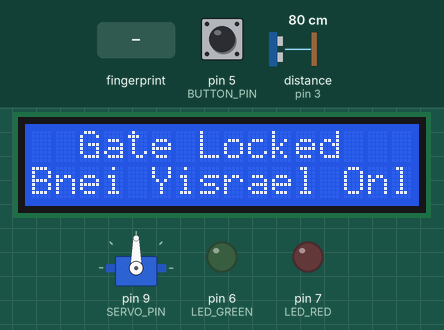
Recording of a sketch running on a simulated Arduino Uno, built with avr-gcc and run on an emulated ATmega328P. Parts: servo, 16×2 character LCD, output pins drawn as LEDs (lit = HIGH). Wiring (inferred from the names in the program): ultrasonic range finder: trigger pin 2; echo pin 3. Dashed ring = blinking. The test bench sets the inputs (shaded band); at power-on: pin 5 (BUTTON_PIN) HIGH, distance to the obstacle (sensor on pin 3) 80 cm. The echo pulse lasts 58.3 µs per cm; pins used as bus, display or sensor lines are not drawn; what the sketch prints to the serial monitor is not drawn.

Above: at 2.8 s.
2.9 s: pin 5 (BUTTON_PIN) pulled LOW for 0.15 s
At 3.4 s:
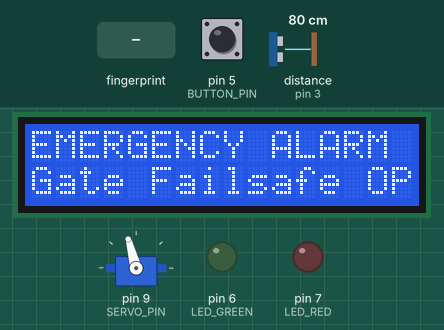
3.6 s: pin 5 (BUTTON_PIN) pulsed LOW 5 times (0.12 s each, 0.3 s apart)
At 5.0 s:
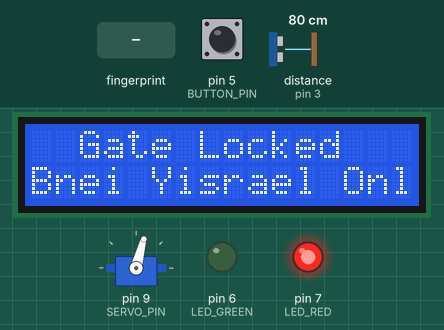
6.7 s: distance to the obstacle (sensor on pin 3) set to 2 cm
At 7.3 s:
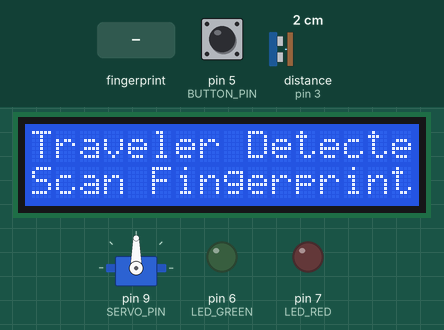
8.3 s: finger stored as number 1 placed on the sensor
At 10.2 s:
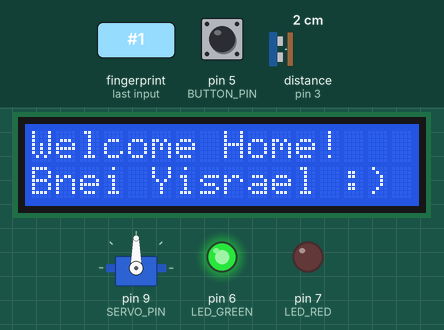
11.3 s: pin 5 (BUTTON_PIN) pulled LOW for 1 s
At 11.62 s:
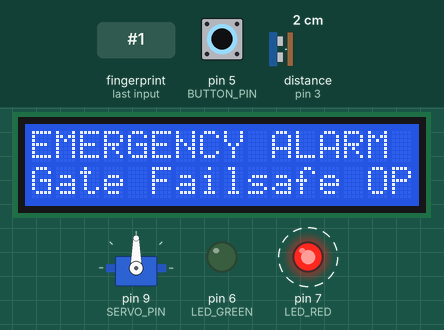
12.9 s: pin 5 (BUTTON_PIN) pulled LOW for 0.15 s
At 13.3 s:
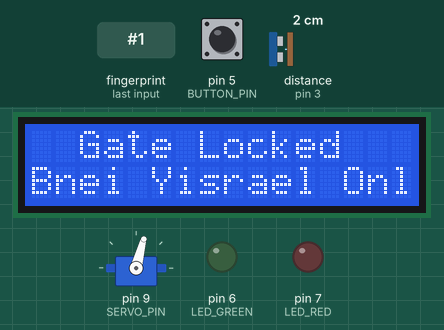
Timing chart, 0 to 15.9 s (numbered marks = the images above; inputs shaded):
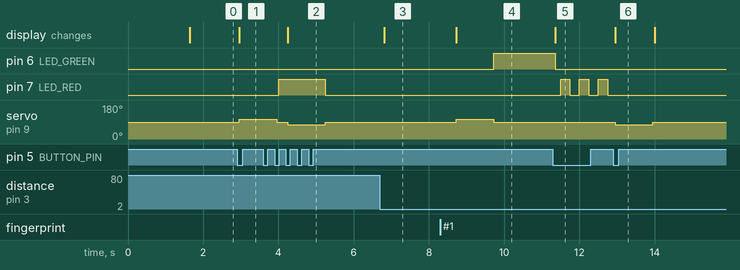

The sketch:

Smart_Exodus_Gate.ino
```cpp
/**
 * Project: Biometric Border Gate to Israel (Exodus 3) - PHYSICAL HARDWARE VERSION
 * Course: Automation & Computer Integrated Manufacturing, BGU
 *
 * Description:
 * This code is optimized and cleaned specifically for the PHYSICAL hardware.
 * All simulation code has been removed.
 * Memory optimizations have been applied to fit on Arduino Uno (ATmega328P).
 *
 * WIRING INSTRUCTIONS:
 *  - AS608 Fingerprint Sensor:
 *    * VCC -> 5V (or 3.3V depending on AS608 module specs, check datasheet!)
 *    * GND -> GND
 *    * TX of sensor -> Pin 8 (Arduino RX)
 *    * RX of sensor -> Pin 11 (Arduino TX via a voltage divider if 3.3V logic is required)
 *  - HC-SR04 Ultrasonic Sensor:
 *    * VCC -> 5V
 *    * GND -> GND
 *    * Trig -> Pin 2
 *    * Echo -> Pin 3
 *  - IR Receiver:
 *    * VCC -> 5V
 *    * GND -> GND
 *    * OUT -> Pin 4
 *  - Emergency Pushbutton:
 *    * One terminal -> Pin 5
 *    * Other terminal -> GND (Internal pullup is enabled in code)
 *  - LEDs:
 *    * Green LED -> Pin 6 (via 220 ohm resistor to GND)
 *    * Red LED -> Pin 7 (via 220 ohm resistor to GND)
 *  - Servo Gate Motor:
 *    * Signal (Orange/Yellow) -> Pin 9
 *    * VCC (Red) -> 5V
 *    * GND (Brown/Black) -> GND
 *  - LCD I2C Screen:
 *    * SDA -> Pin A4
 *    * SCL -> Pin A5
 *    * VCC -> 5V
 *    * GND -> GND
 */

// ==========================================
// MEMORY OPTIMIZATION FOR IRREMOTE
// ==========================================
// Defining DECODE_NEC before including IRremote.h disables all other
// protocols (Sony, Panasonic, etc.) saving up to 8KB of Flash and lots of SRAM.
#define DECODE_NEC

#include <Wire.h>
#include <LiquidCrystal_I2C.h>
#include <IRremote.h>
#include <Servo.h>
#include <SoftwareSerial.h>
#include <Adafruit_Fingerprint.h>

// ==========================================
// PIN DEFINITIONS
// ==========================================
const int TRIG_PIN       = 2;   // Ultrasonic Trigger
const int ECHO_PIN       = 3;   // Ultrasonic Echo
const int IR_RECV_PIN    = 4;   // IR Receiver
const int BUTTON_PIN     = 5;   // Emergency Button (Internal pullup)
const int LED_GREEN      = 6;   // Access Granted LED
const int LED_RED        = 7;   // Access Denied LED
const int SERVO_PIN      = 9;   // Servo Gate Motor

// Fingerprint Serial Pins (Software Serial)
const int FINGER_RX_PIN  = 8;   // Connect to TX of AS608 sensor (Arduino RX)
const int FINGER_TX_PIN  = 11;  // Connect to RX of AS608 sensor (Arduino TX)

// ==========================================
// CONSTANTS & OBJECTS
// ==========================================
const long DISTANCE_THRESHOLD = 50;     // Detection distance in cm
const unsigned long TIMEOUT_SCAN   = 10000; // 10 seconds scan timeout
const unsigned long TIMEOUT_OPEN   = 5000;  // 5 seconds gate open duration
const unsigned long TIMEOUT_DENIED = 3000;  // 3 seconds denied lock duration
const unsigned long TIMEOUT_ADMIN  = 10000; // 10 seconds admin open duration

LiquidCrystal_I2C lcd(0x27, 16, 2);
Servo gateServo;
SoftwareSerial fingerSerial(FINGER_RX_PIN, FINGER_TX_PIN);
Adafruit_Fingerprint finger = Adafruit_Fingerprint(&fingerSerial);

// Auto-detect if using new IRremote library (v3.x+) or legacy (v2.x)
#if defined(VERSION_MAJOR) || defined(VERSION_IRREMOTE) || defined(IrReceiver)
  #define NEW_IRREMOTE
#endif

#ifndef NEW_IRREMOTE
  IRrecv irrecv(IR_RECV_PIN);
  decode_results irResults;
#endif

// ==========================================
// STATE MACHINE DEFINITIONS
// ==========================================
enum SystemState {
  STATE_IDLE,
  STATE_WAITING_FOR_SCAN,
  STATE_ACCESS_GRANTED,
  STATE_ACCESS_DENIED,
  STATE_ADMIN_OVERRIDE,
  STATE_EMERGENCY
};

SystemState currentState = STATE_IDLE;
unsigned long stateStartTime = 0;
bool isGateOpen = false; // Tracks if the 360-degree servo gate is currently open

// Non-blocking timer variables
unsigned long lastDistanceCheck = 0;
const unsigned long DISTANCE_CHECK_INTERVAL = 250; // Check distance 4 times a second
long currentDistance = 999;

// Button state variables (for debouncing)
bool lastButtonState = HIGH;
unsigned long lastDebounceTime = 0;
const unsigned long DEBOUNCE_DELAY = 50;

// ==========================================
// FUNCTION PROTOTYPES
// ==========================================
long readUltrasonicDistance();
bool checkIROverride();
bool checkButtonPress();
int getFingerprintStatus();
void updateActuators(int state);

// ==========================================
// ARDUINO SETUP
// ==========================================
void setup() {
  Serial.begin(9600);
  Serial.println(F("[SYSTEM START] Biometric Border Gate Initializing (Physical Hardware)..."));

  // Configure standard I/O pins
  pinMode(TRIG_PIN, OUTPUT);
  pinMode(ECHO_PIN, INPUT);
  pinMode(BUTTON_PIN, INPUT_PULLUP);
  pinMode(LED_GREEN, OUTPUT);
  pinMode(LED_RED, OUTPUT);

  // Initialize Servo
  gateServo.attach(SERVO_PIN);
  gateServo.write(90); // Stop 360 servo initially on boot

  // Initialize LCD
  lcd.init();
  lcd.backlight();

  // Initialize IR Receiver
#ifdef NEW_IRREMOTE
  IrReceiver.begin(IR_RECV_PIN, ENABLE_LED_FEEDBACK);
#else
  irrecv.enableIRIn();
#endif

  // Initialize AS608 Fingerprint Reader
  finger.begin(57600);
  delay(500);
  if (finger.verifyPassword()) {
    Serial.println(F("[BIOMETRIC] AS608 Fingerprint Sensor Detected successfully!"));
  } else {
    Serial.println(F("[BIOMETRIC ERROR] AS608 Fingerprint Sensor NOT found. Check wiring."));
  }

  // Set initial state
  updateActuators(STATE_IDLE);
  Serial.println(F("=== SYSTEM READY ==="));
}

// ==========================================
// ARDUINO MAIN LOOP
// ==========================================
void loop() {
  unsigned long currentTime = millis();

  // 1. Non-blocking Distance Measurement (Ultrasonic)
  if (currentTime - lastDistanceCheck >= DISTANCE_CHECK_INTERVAL) {
    lastDistanceCheck = currentTime;
    currentDistance = readUltrasonicDistance();

    // Print distance to Serial Monitor for debugging (every 1 second)
    static unsigned long lastDistancePrint = 0;
    if (currentTime - lastDistancePrint >= 1000) {
      lastDistancePrint = currentTime;
      Serial.print(F("[DEBUG] Distance: "));
      Serial.print(currentDistance);
      Serial.println(F(" cm"));
    }
  }

  // 2. Check Emergency Button Press
  if (checkButtonPress()) {
    if (currentState == STATE_EMERGENCY) {
      Serial.println(F("[BUTTON] Resetting from emergency mode..."));
      currentState = STATE_IDLE;
      updateActuators(currentState);
    } else {
      Serial.println(F("[BUTTON] Emergency button pressed!"));
      currentState = STATE_EMERGENCY;
      updateActuators(currentState);
    }
  }

  // 3. Check Admin IR Override (Bypass) - disabled during emergency
  if (currentState != STATE_EMERGENCY && checkIROverride()) {
    currentState = STATE_ADMIN_OVERRIDE;
    updateActuators(currentState);
  }

  // 4. State Machine transitions
  switch (currentState) {

    case STATE_IDLE:
      // Distance monitoring during testing
      if (currentDistance <= DISTANCE_THRESHOLD) {
        Serial.print(F("[SYSTEM] Traveler detected at: "));
        Serial.print(currentDistance);
        Serial.println(F(" cm."));
        currentState = STATE_WAITING_FOR_SCAN;
        updateActuators(currentState);
      }
      break;

    case STATE_WAITING_FOR_SCAN:
      // Check if traveler walked away (hysteresis of +20cm)
      if (currentDistance > DISTANCE_THRESHOLD + 20) {
        if (currentTime - stateStartTime >= 5000) { // Walked away for >5s
          Serial.println(F("[SYSTEM] Traveler walked away. Resetting to IDLE."));
          currentState = STATE_IDLE;
          updateActuators(currentState);
          break;
        }
      } else {
        // Reset timeout while traveler remains close
        stateStartTime = currentTime;
      }

      // Check for scan timeout
      if (currentTime - stateStartTime >= TIMEOUT_SCAN) {
        Serial.println(F("[SYSTEM] Scanning timeout reached."));
        currentState = STATE_IDLE;
        updateActuators(currentState);
        break;
      }

      // Read physical fingerprint sensor
      int scanStatus;
      scanStatus = getFingerprintStatus();

      if (scanStatus >= 0) {
        // Authorized traveler (ID matched)
        currentState = STATE_ACCESS_GRANTED;
        updateActuators(currentState);
      }
      else if (scanStatus == -2) {
        // Unauthorized traveler (Stranger)
        currentState = STATE_ACCESS_DENIED;
        updateActuators(currentState);
      }
      break;

    case STATE_ACCESS_GRANTED:
      // Keep gate open for TIMEOUT_OPEN, then close
      if (currentTime - stateStartTime >= TIMEOUT_OPEN) {
        Serial.println(F("[SYSTEM] Welcome timeout completed. Closing gate."));
        currentState = STATE_IDLE;
        updateActuators(currentState);
      }
      break;

    case STATE_ACCESS_DENIED:
      // Show denied screen for TIMEOUT_DENIED, then reset
      if (currentTime - stateStartTime >= TIMEOUT_DENIED) {
        Serial.println(F("[SYSTEM] Denied lock timeout completed. Resetting."));
        currentState = STATE_IDLE;
        updateActuators(currentState);
      }
      break;

    case STATE_ADMIN_OVERRIDE:
      // Keep gate open for TIMEOUT_ADMIN, then close
      if (currentTime - stateStartTime >= TIMEOUT_ADMIN) {
        Serial.println(F("[SYSTEM] Admin override timeout completed. Closing gate."));
        currentState = STATE_IDLE;
        updateActuators(currentState);
      }
      break;

    case STATE_EMERGENCY:
      // Flash Red LED at 2Hz (non-blocking)
      if ((currentTime / 250) % 2 == 0) {
        digitalWrite(LED_RED, HIGH);
      } else {
        digitalWrite(LED_RED, LOW);
      }
      break;
  }
}

// ==========================================
// CORE HARDWARE FUNCTIONS
// ==========================================

long readUltrasonicDistance() {
  digitalWrite(TRIG_PIN, LOW);
  delayMicroseconds(2);
  digitalWrite(TRIG_PIN, HIGH);
  delayMicroseconds(10);
  digitalWrite(TRIG_PIN, LOW);

  // Measure echo pulse (30ms timeout = ~5 meters maximum distance)
  long duration = pulseIn(ECHO_PIN, HIGH, 30000);
  if (duration == 0) {
    return 999;
  }
  return duration / 58; // Convert pulse duration to cm
}

bool checkIROverride() {
#ifdef NEW_IRREMOTE
  if (IrReceiver.decode()) {
    unsigned long irCode = IrReceiver.decodedIRData.decodedRawData;
    if (irCode == 0) {
      irCode = IrReceiver.decodedIRData.command;
    }
    if (irCode != 0 && irCode != 0xFFFFFFFF) {
      Serial.print(F("[IR] Code Received: 0x"));
      Serial.println(irCode, HEX);
      Serial.println(F("[ADMIN] Moses master key activated."));
      IrReceiver.resume(); // Ready to receive next value
      return true;
    }
    IrReceiver.resume();
  }
#else
  if (irrecv.decode(&irResults)) {
    unsigned long irCode = irResults.value;
    if (irCode != 0 && irCode != 0xFFFFFFFF) {
      Serial.print(F("[IR] Code Received: 0x"));
      Serial.println(irCode, HEX);
      Serial.println(F("[ADMIN] Moses master key detected."));
      irrecv.resume(); // Ready to receive next value
      return true;
    }
    irrecv.resume();
  }
#endif
  return false;
}

bool checkButtonPress() {
  static bool lastState = HIGH;
  bool currentState = digitalRead(BUTTON_PIN);
  bool pressed = false;

  if (currentState == LOW && lastState == HIGH) {
    pressed = true;
  }
  lastState = currentState;
  return pressed;
}

int getFingerprintStatus() {
  uint8_t p = finger.getImage();
  if (p == FINGERPRINT_NOFINGER) return -1;
  if (p != FINGERPRINT_OK) return -1;

  p = finger.image2Tz();
  if (p != FINGERPRINT_OK) return -1;

  p = finger.fingerFastSearch();
  if (p == FINGERPRINT_OK) {
    Serial.print(F("[BIOMETRIC] Match found! ID #"));
    Serial.print(finger.fingerID);
    Serial.print(F(" | Confidence: "));
    Serial.println(finger.confidence);
    Serial.println(F("[ACCESS] Authorized traveler approved."));
    return finger.fingerID;
  } else if (p == FINGERPRINT_NOTFOUND) {
    Serial.println(F("[BIOMETRIC] Stranger detected! Access Denied."));
    return -2;
  }
  return -1;
}

/**
 * Controls the 360-degree continuous rotation servo by timing its spin.
 * @param open: true to open the gate, false to close it.
 */
void setGatePosition(bool open) {
  if (open == isGateOpen) return; // Already in target position

  if (open) {
    Serial.println(F("[SERVO] Opening gate (360)..."));
    // 105 is slightly above 90 (slow clockwise rotation)
    // You can adjust '105' (speed) and '1000' (time in ms) to match your physical gate limits!
    gateServo.write(105);
    delay(1000);
    gateServo.write(90);  // Stop
    isGateOpen = true;
  } else {
    Serial.println(F("[SERVO] Closing gate (360)..."));
    // 75 is slightly below 90 (slow counter-clockwise rotation)
    // You can adjust '75' (speed) and '1000' (time in ms) to match your physical gate limits!
    gateServo.write(75);
    delay(1000);
    gateServo.write(90);  // Stop
    isGateOpen = false;
  }
}

void updateActuators(int state) {
  stateStartTime = millis();

  Serial.print(F("[STATE CHANGE] "));
  switch(state) {
    case STATE_IDLE:
      Serial.println(F("IDLE - Gate Locked"));
      lcd.clear();
      lcd.setCursor(0, 0);
      lcd.print(F("  Gate Locked   "));
      lcd.setCursor(0, 1);
      lcd.print(F("Bnei Yisrael Only"));

      setGatePosition(false); // Close gate
      digitalWrite(LED_GREEN, LOW);
      digitalWrite(LED_RED, LOW);
      break;

    case STATE_WAITING_FOR_SCAN:
      Serial.println(F("WAITING_FOR_SCAN - Traveler Detected"));
      lcd.clear();
      lcd.setCursor(0, 0);
      lcd.print(F("Traveler Detected"));
      lcd.setCursor(0, 1);
      lcd.print(F("Scan Fingerprint"));

      setGatePosition(false); // Keep gate closed
      digitalWrite(LED_GREEN, LOW);
      digitalWrite(LED_RED, LOW);
      break;

    case STATE_ACCESS_GRANTED:
      Serial.println(F("ACCESS_GRANTED - Welcome to Israel!"));
      lcd.clear();
      lcd.setCursor(0, 0);
      lcd.print(F("Welcome Home!"));
      lcd.setCursor(0, 1);
      lcd.print(F("Bnei Yisrael :)"));

      setGatePosition(true); // Open gate
      digitalWrite(LED_GREEN, HIGH);
      digitalWrite(LED_RED, LOW);
      break;

    case STATE_ACCESS_DENIED:
      Serial.println(F("ACCESS_DENIED - Intruder Blocked!"));
      lcd.clear();
      lcd.setCursor(0, 0);
      lcd.print(F("Access Denied!"));
      lcd.setCursor(0, 1);
      lcd.print(F("Stranger Alert!"));

      setGatePosition(false); // Keep gate locked
      digitalWrite(LED_GREEN, LOW);
      digitalWrite(LED_RED, HIGH);
      break;

    case STATE_ADMIN_OVERRIDE:
      Serial.println(F("ADMIN_OVERRIDE - Moses Master Key"));
      lcd.clear();
      lcd.setCursor(0, 0);
      lcd.print(F("Admin Override!"));
      lcd.setCursor(0, 1);
      lcd.print(F("Moses Key Active"));

      setGatePosition(true); // Open gate
      digitalWrite(LED_GREEN, HIGH);
      digitalWrite(LED_RED, LOW);
      break;

    case STATE_EMERGENCY:
      Serial.println(F("EMERGENCY - Manual Alarm Tripped!"));
      lcd.clear();
      lcd.setCursor(0, 0);
      lcd.print(F("EMERGENCY ALARM "));
      lcd.setCursor(0, 1);
      lcd.print(F("Gate Failsafe OP"));

      setGatePosition(true); // Open gate for safety
      digitalWrite(LED_GREEN, LOW);
      break;
  }
}
```

Measured:
- after the input at 2.9 s, servo on pin 9 (SERVO_PIN): 90° → 105° after 0.06 s; the display: changes after 0.06 s (image 1)
- after the input at 3.6 s, the display: changes after 0.65 s (image 2)
- after the input at 6.7 s, the display: changes after 0.11 s (image 3)
- after the input at 8.3 s, pin 6 (LED_GREEN): LOW → HIGH after 1.4 s; servo on pin 9 (SERVO_PIN): 90° → 105° after 0.43 s, → 90° 1.0 s later; the display: changes after 0.43 s (image 4)
- after the input at 11.3 s, pin 6 (LED_GREEN): HIGH → LOW after 0.06 s; pin 7 (LED_RED): alternates HIGH for 0.25 s and LOW for 0.25 s, starting after 0.20 s; the display: changes after 0.06 s (image 5)
- after the input at 12.9 s, pin 7 (LED_RED): stops changing and stays LOW; servo on pin 9 (SERVO_PIN): 90° → 75° after 0.05 s, → 90° 1.0 s later; the display: changes after 0.05 s (image 6)
